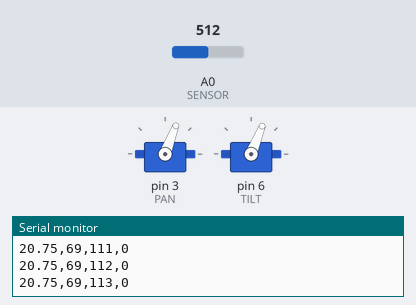
Bench run of a sketch on a simulated Arduino Uno, built with avr-gcc and run on an emulated ATmega328P. Shown: 2 × servo, the last lines printed to the serial monitor. The test bench sets the inputs (shaded band); at power-on: A0 (SENSOR) = 512.

Above: at 9.2 s.
At 16.3 s:
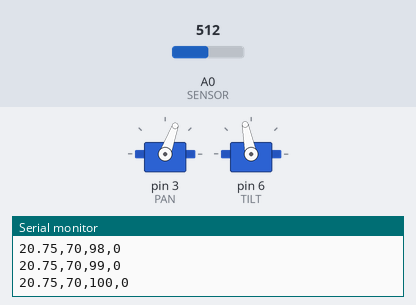
At 23.54 s:
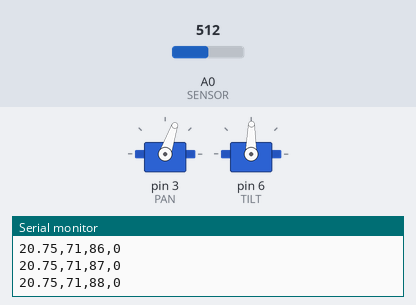
At 38.03 s:
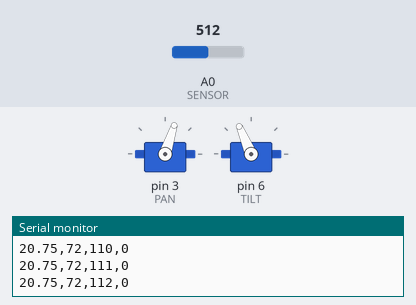
Timing chart, 0 to 40.0 s (numbered marks = the images above):
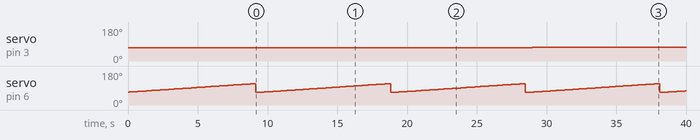

Measured:
- by itself, servo on pin 3 (PAN): 69° → 70° at 9.7 s, → 71° 9.7 s later, → 72° 9.7 s later, → 73° 9.7 s later
- by itself, servo on pin 6 (TILT): ramps from 68° to 113° and jumps back, once every 9.7 s

The sketch:

Lab_2_16_sept.ino
```cpp
#include <Servo.h>

//  define sensor pin
#define SENSOR A0

//  define hobby servos
#define PAN 3
#define TILT 6

float sensorValue, inches, cm;    //Must be of type float for pow()

Servo pan_servo;
Servo tilt_servo;

int pan_pos = 0;
int tilt_pos = 0;
int pan_init = 0;
int tilt_init = 0;
int done = 0;
int sense = 0;

void setup() {
  analogReference(DEFAULT);
  Serial.begin(115200);
  pan_servo.attach(PAN);
  tilt_servo.attach(TILT);

  pan_init = 93-25;
  pan_pos = pan_init;
  pan_servo.write(pan_init);

  tilt_init = 93-25;
  tilt_pos = tilt_init;
  tilt_servo.write(tilt_init);
}

void loop() {
  if (pan_pos <= pan_init + 50){
    pan_pos += 1;
    pan_servo.write(pan_pos);
    delay(100);

    for(tilt_pos = tilt_init+1; tilt_pos <= tilt_init +45; tilt_pos += 1){
      tilt_servo.write(tilt_pos);
      delay(100);
      sense = analogRead(SENSOR);
      cm = 118.68 * pow(0.9966, sense);

      Serial.print(cm);
      Serial.print(",");
      Serial.print(pan_pos);
      Serial.print(",");
      Serial.print(tilt_pos);
      Serial.print(",");
      Serial.println(done);
      delay(100);
    }

  }
  else if (done == 0) {
    done = 1;
    Serial.print(cm);
    Serial.print(",");
    Serial.print(pan_pos);
    Serial.print(",");
    Serial.print(tilt_pos);
    Serial.print(",");
    Serial.println(done);
    delay(100);
    pan_servo.write(pan_init);
    Serial.print("END");
  }
  tilt_servo.write(tilt_init);
  delay(500);

}
```
